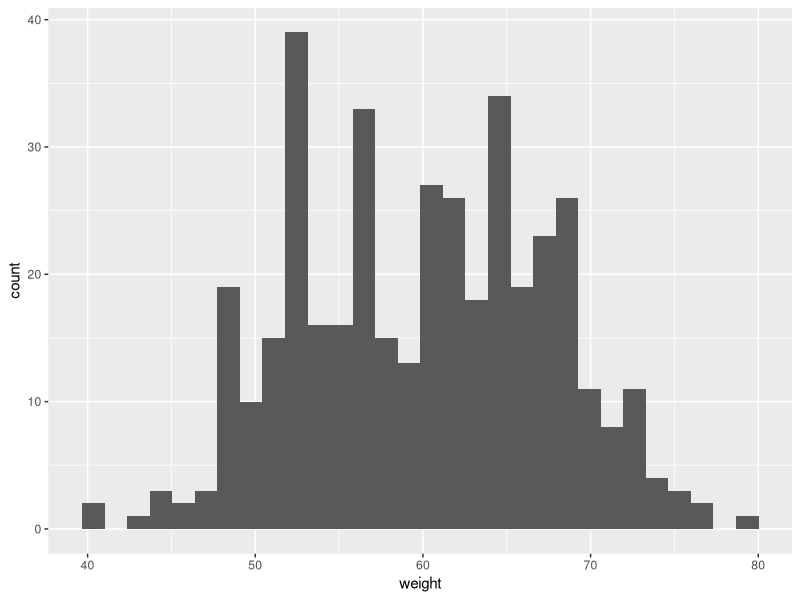
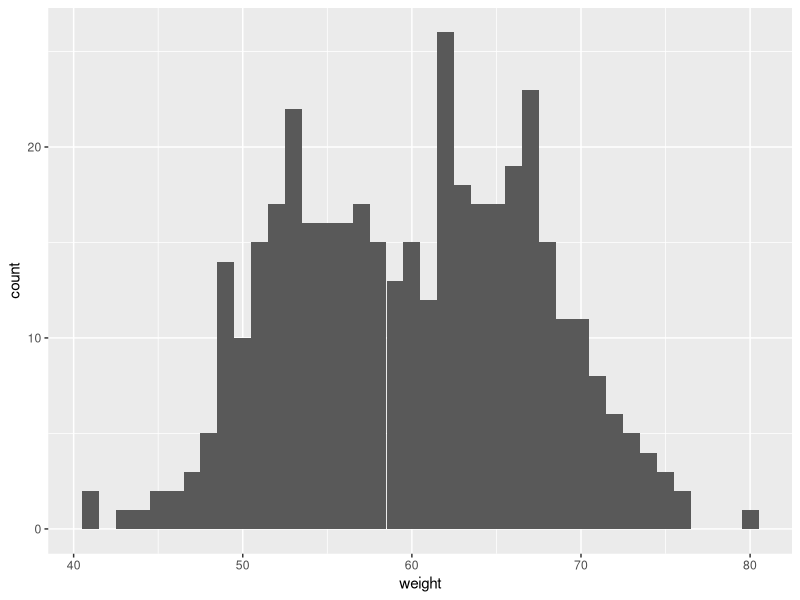
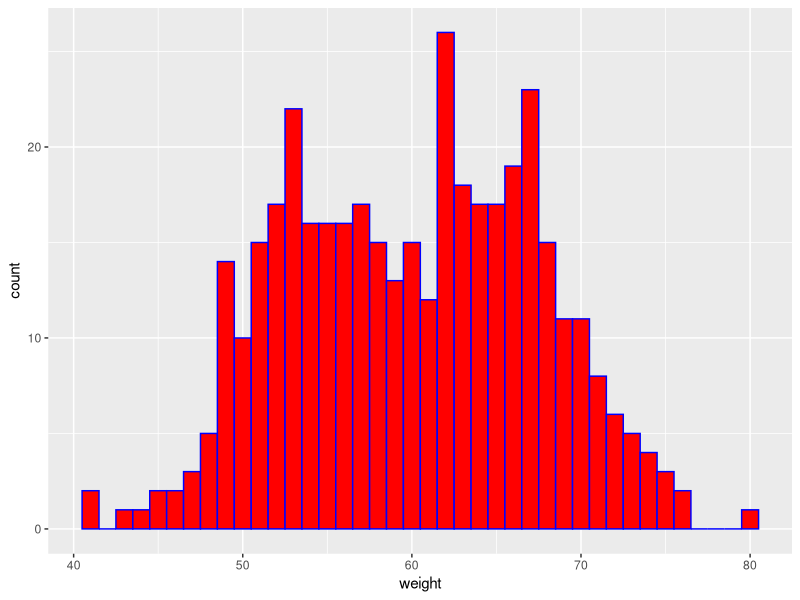
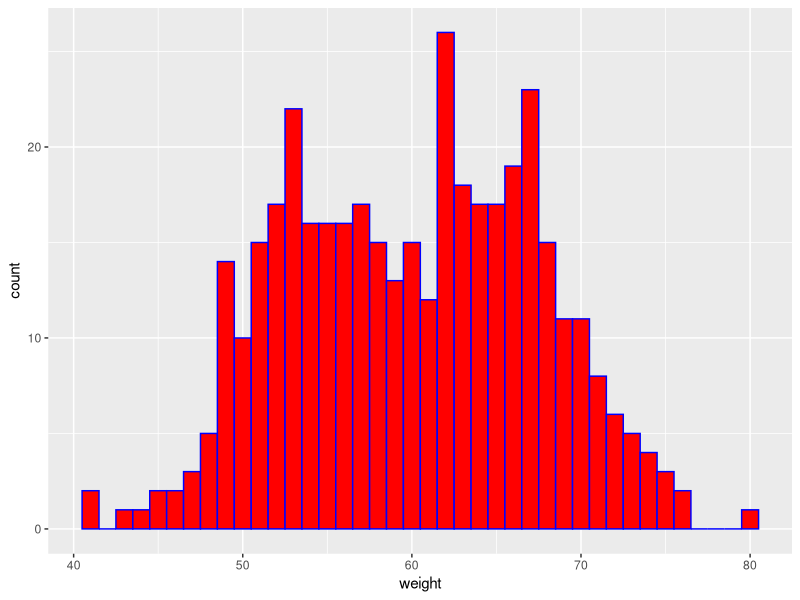
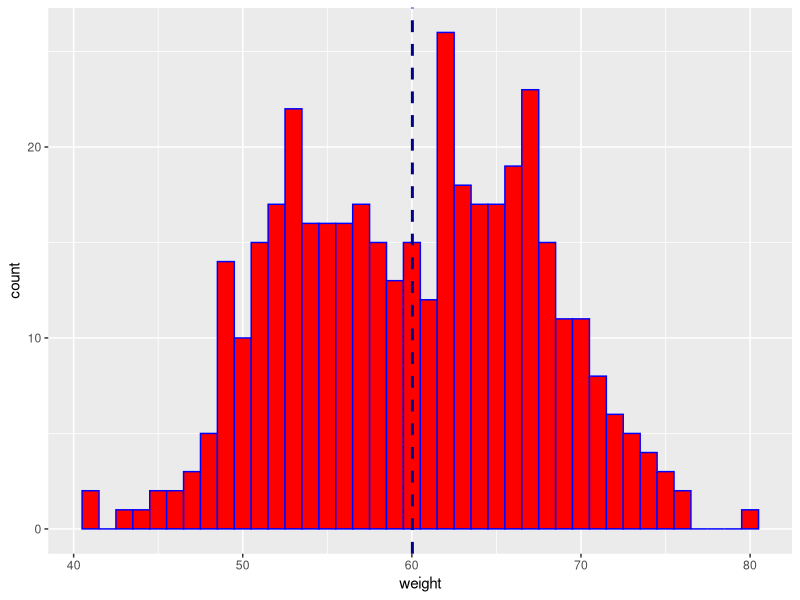
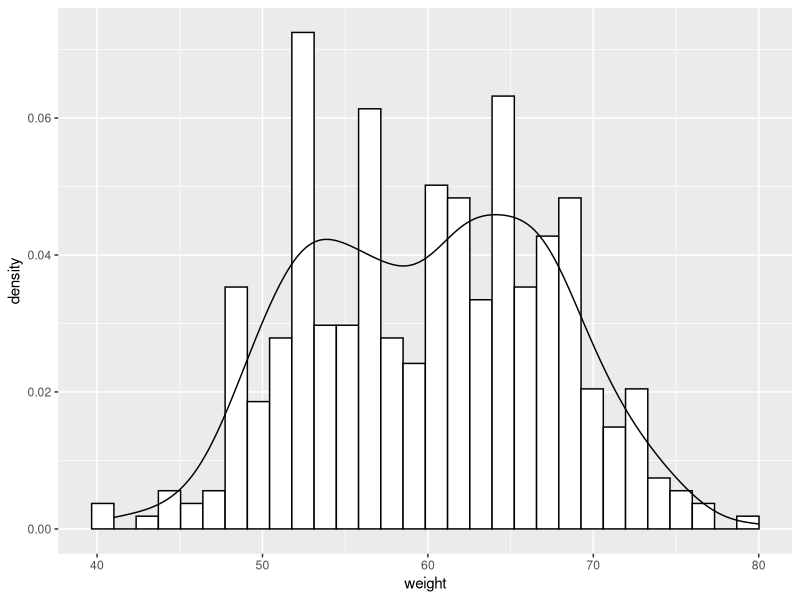
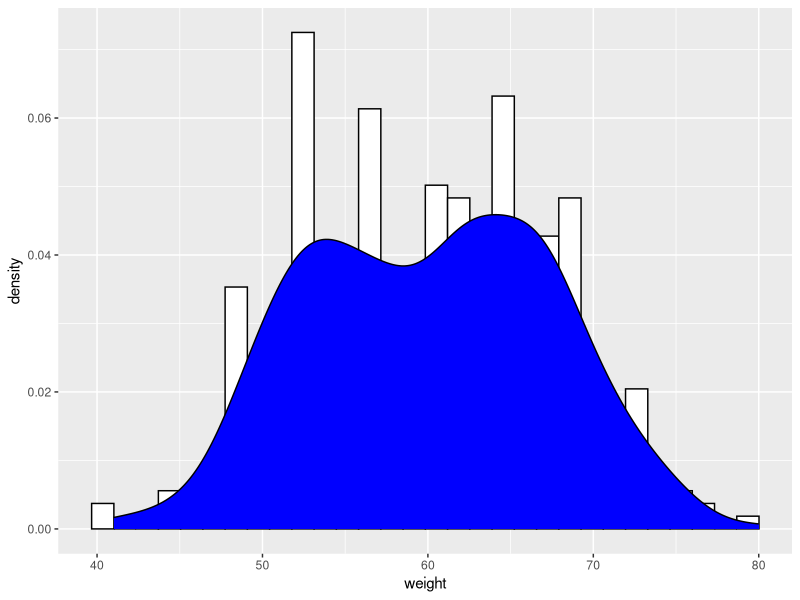
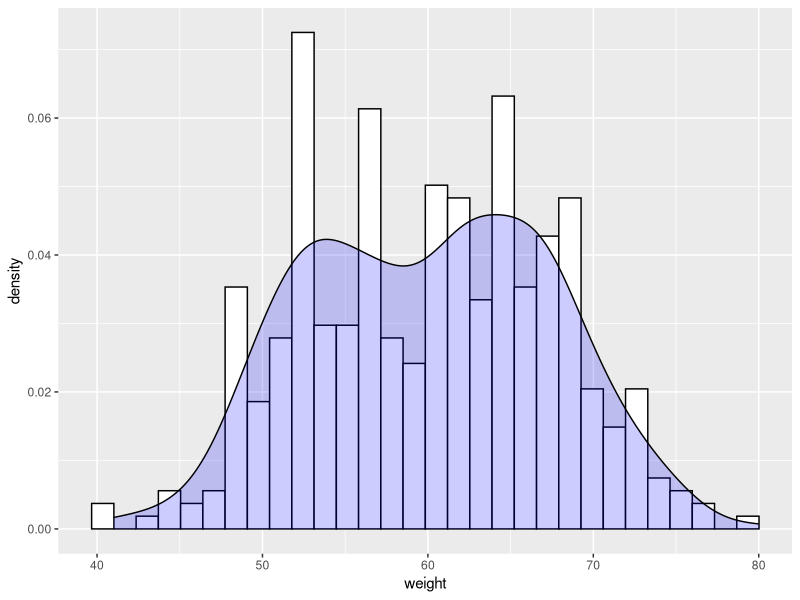

Reproduce these figures in R, in order.
#Importing the data set
dataset=read.csv("data.csv")

#Importing the librabry
library(ggplot2)

#basic histogram ggplot2
ggplot(dataset,aes(x=weight))+
geom_histogram()

#Changing the width of bins
ggplot(dataset,aes(x=weight))+
  geom_histogram(binwidth = 1)
##Changing the color of bins
ggplot(dataset,aes(x=weight))+
  geom_histogram(binwidth = 1,colour="blue",fill="red")

#Adding the mean line

my_plot=ggplot(dataset,aes(x=weight))+
  geom_histogram(binwidth = 1,colour="blue",fill="red")
my_plot               
my_plot+geom_vline(aes(xintercept=mean(weight)),color="darkblue",linetype="dashed",size=1)
#Histogram with density plot

ggplot(dataset,aes(x=weight))+
  geom_histogram(aes(y=after_stat(density)),colour="black",fill="white")+
  geom_density()
ggplot(dataset,aes(x=weight))+
  geom_histogram(aes(y=after_stat(density)),colour="black",fill="white")+
  geom_density(fill="blue")
ggplot(dataset,aes(x=weight))+
  geom_histogram(aes(y=after_stat(density)),colour="black",fill="white")+
  geom_density(fill="blue",alpha=.2)
#changing line color and fill color



